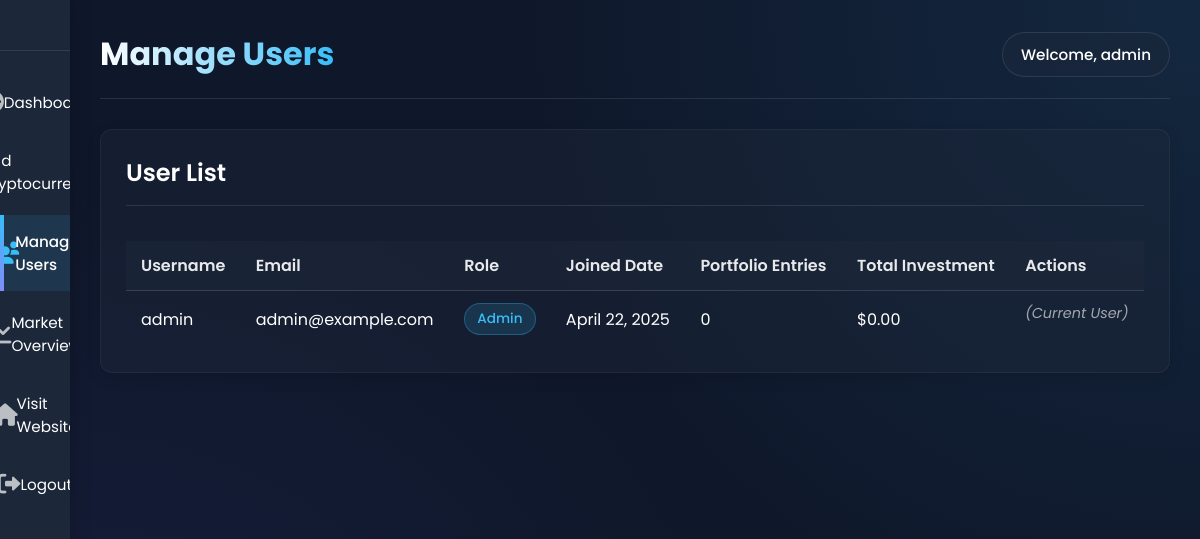
Screenshot of /admin_manage_users.php (signed in) with the database file from the repository.
### tables this page shows
CREATE TABLE users (
    id INT AUTO_INCREMENT PRIMARY KEY,
    username VARCHAR(50) NOT NULL,
    email VARCHAR(100) NOT NULL UNIQUE,
    password VARCHAR(255) NOT NULL,
    is_admin TINYINT(1) DEFAULT 0,
    created_at TIMESTAMP DEFAULT CURRENT_TIMESTAMP,
    last_login DATETIME NULL
);

### admin_manage_users.php (the view, shortened to what this page needs)
<?php
include("includes/config.php");
$users = $conn->query("
    SELECT u.id, u.username, u.email, u.is_admin,
           DATE_FORMAT(u.created_at, '%M %d, %Y') as joined_date,
           COUNT(p.id) as portfolio_count,
           SUM(p.quantity * p.buy_price) as total_investment
    FROM users u
    LEFT JOIN portfolio p ON u.id = p.user_id
    GROUP BY u.id
    ORDER BY u.created_at DESC
");
?>
<!DOCTYPE html>
<html lang="en">
<head>
    <link rel="stylesheet" href="admin_styles.css">
    <link rel="stylesheet" href="https://cdnjs.cloudflare.com/ajax/libs/font-awesome/6.0.0-beta3/css/all.min.css">
</head>
<body>
    <div class="admin-wrapper">
        <div class="sidebar">
            <div class="brand">
            </div>
            <ul class="sidebar-menu">
                <li><a href="admin_dashboard.php"><i class="fas fa-tachometer-alt"></i> Dashboard</a></li>
                <li><a href="admin_add_crypto.php"><i class="fas fa-plus-circle"></i> Add Cryptocurrencies</a></li>
                <li class="active"><a href="admin_manage_users.php"><i class="fas fa-users"></i> Manage Users</a></li>
                <li><a href="admin_market_overview.php"><i class="fas fa-chart-line"></i> Market Overview</a></li>
                <li><a href="index.php"><i class="fas fa-home"></i> Visit Website</a></li>
                <li><a href="logout.php"><i class="fas fa-sign-out-alt"></i> Logout</a></li>
            </ul>
        </div>
        <div class="main-content">
            <header>
                <h1>Manage Users</h1>
                <div class="user-info">
                    <span>Welcome, <?php echo htmlspecialchars($_SESSION['username']); ?></span>
                </div>
            </header>
            <div class="content-container">
                <div class="user-management">
                    <h2>User List</h2>
                    <div class="table-responsive">
                        <table>
                            <thead>
                                <tr>
                                    <th>Username</th>
                                    <th>Email</th>
                                    <th>Role</th>
                                    <th>Joined Date</th>
                                    <th>Portfolio Entries</th>
                                    <th>Total Investment</th>
                                    <th>Actions</th>
                                </tr>
                            </thead>
                            <tbody>
                                <?php if ($users && $users->num_rows > 0): ?>
                                    <?php while ($user = $users->fetch_assoc()): ?>
                                        <tr>
                                            <td><?php echo htmlspecialchars($user['username']); ?></td>
                                            <td><?php echo htmlspecialchars($user['email']); ?></td>
                                            <td>
                                                <span class="role-badge <?php echo $user['is_admin'] ? 'admin' : 'user'; ?>">
                                                    <?php echo $user['is_admin'] ? 'Admin' : 'User'; ?>
                                                </span>
                                            </td>
                                            <td><?php echo $user['joined_date']; ?></td>
                                            <td><?php echo $user['portfolio_count']; ?></td>
                                            <td>$<?php echo number_format($user['total_investment'] ?? 0, 2); ?></td>
                                            <td class="actions">
                                                <?php if ($user['id'] != $_SESSION['user_id']): ?>
                                                    <a href="admin_view_user.php?id=<?php echo $user['id']; ?>" class="action-link" title="View Details">
                                                        <i class="fas fa-eye"></i>
                                                    </a>
                                                    <a href="?action=toggle_admin&id=<?php echo $user['id']; ?>" class="action-link" title="<?php echo $user['is_admin'] ? 'Remove Admin' : 'Make Admin'; ?>">
                                                        <i class="fas <?php echo $user['is_admin'] ? 'fa-user-minus' : 'fa-user-plus'; ?>"></i>
                                                    </a>
                                                    <a href="?action=reset_password&id=<?php echo $user['id']; ?>" class="action-link" title="Reset Password" onclick="return confirm('Are you sure you want to reset this user\'s password?');">
                                                        <i class="fas fa-key"></i>
                                                    </a>
                                                    <a href="?action=delete&id=<?php echo $user['id']; ?>" class="action-link delete" title="Delete User" onclick="return confirm('Are you sure you want to delete this user? This will also delete all their portfolio data.');">
                                                        <i class="fas fa-trash"></i>
                                                    </a>
                                                <?php else: ?>
                                                    <span class="current-user">(Current User)</span>
                                                <?php endif; ?>
                                            </td>
                                        </tr>
                                    <?php endwhile; ?>
                                <?php else: ?>
                                    <tr>
                                        <td colspan="7">No users found.</td>
                                    </tr>
                                <?php endif; ?>
                            </tbody>
                        </table>
                    </div>
                </div>
            </div>
        </div>
    </div>
</body>
</html>

### admin_styles.css (style rules this page uses)
body { font-family: 'Poppins', 'Arial', sans-serif; margin: 0; padding: 0; background: #0f172a; color: white; }
.admin-wrapper { display: flex; min-height: 100vh; }
.sidebar { width: 280px; background: rgba(30, 41, 59, 0.95); padding: 25px 0; box-shadow: 2px 0 20px rgba(0, 0, 0, 0.2); position: fixed; height: 100%; left: 0; top: 0; z-index: 100; transition: all 0.3s; }
.brand { padding: 0 25px 25px; border-bottom: 1px solid rgba(255, 255, 255, 0.1); }
.sidebar-menu { list-style: none; padding: 0; margin: 25px 0; }
.sidebar-menu li { margin-bottom: 5px; position: relative; }
.sidebar-menu li a { display: flex; align-items: center; padding: 14px 25px; color: white; text-decoration: none; transition: all 0.3s; font-size: 0.95rem; position: relative; overflow: hidden; }
.sidebar-menu li a i { margin-right: 12px; font-size: 1.2rem; width: 24px; text-align: center; color: rgba(255, 255, 255, 0.7); transition: all 0.3s; }
.sidebar-menu li a::before { content: ''; position: absolute; top: 0; left: 0; width: 4px; height: 100%; background: linear-gradient(180deg, #38bdf8, #818cf8); transform: translateX(-4px); transition: all 0.3s; opacity: 0; }
.sidebar-menu li a:hover::before, .sidebar-menu li.active a::before { transform: translateX(0); opacity: 1; }
.sidebar-menu li.active a { background: rgba(56, 189, 248, 0.1); font-weight: 500; }
.sidebar-menu li.active i { color: #38bdf8; }
.main-content { flex: 1; padding: 30px; margin-left: 280px; transition: all 0.3s; min-height: 100vh; position: relative; }
.main-content::before { content: ''; position: absolute; top: 0; left: 0; width: 100%; height: 100%; background: radial-gradient(circle at top right, rgba(56, 189, 248, 0.1), rgba(15, 23, 42, 0) 50%), radial-gradient(circle at bottom left, rgba(99, 102, 241, 0.1), rgba(15, 23, 42, 0) 50%); pointer-events: none; z-index: -1; }
header { display: flex; justify-content: space-between; align-items: center; margin-bottom: 30px; padding-bottom: 20px; border-bottom: 1px solid rgba(255, 255, 255, 0.1); }
header h1 { margin: 0; font-size: 2rem; background: linear-gradient(90deg, #ffffff, #38bdf8); -webkit-background-clip: text; background-clip: text; color: transparent; font-weight: 700; }
.user-info { display: flex; align-items: center; background: rgba(30, 41, 59, 0.4); padding: 10px 18px; border-radius: 30px; border: 1px solid rgba(255, 255, 255, 0.1); }
.user-info span { font-size: 0.95rem; font-weight: 500; }
table { width: 100%; border-collapse: collapse; margin-top: 10px; }
table th, table td { padding: 12px 15px; text-align: left; border-bottom: 1px solid rgba(255, 255, 255, 0.07); }
table th { font-weight: 600; color: rgba(255, 255, 255, 0.9); background: rgba(30, 41, 59, 0.5); }
table tr:last-child td { border-bottom: none; }
.content-container { margin-top: 30px; display: grid; grid-template-columns: 1fr; gap: 25px; }
.user-management { background: rgba(30, 41, 59, 0.4); border-radius: 12px; padding: 25px; box-shadow: 0 5px 15px rgba(0, 0, 0, 0.1); border: 1px solid rgba(255, 255, 255, 0.05); }
.user-management h2 { margin-top: 0; margin-bottom: 25px; font-size: 1.5rem; color: white; font-weight: 600; border-bottom: 1px solid rgba(255, 255, 255, 0.1); padding-bottom: 15px; }
.table-responsive { overflow-x: auto; }
.role-badge { display: inline-block; padding: 5px 12px; border-radius: 20px; font-size: 0.85rem; font-weight: 500; text-align: center; }
.role-badge.admin { background: rgba(56, 189, 248, 0.15); color: #38bdf8; border: 1px solid rgba(56, 189, 248, 0.3); }
.actions { display: flex; gap: 10px; }
.current-user { opacity: 0.6; font-style: italic; font-size: 0.9rem; }
@media (max-width: 1200px) { .sidebar { width: 70px; overflow: hidden; } }
@media (max-width: 1200px) { .sidebar-menu li a { justify-content: center; padding: 15px 0; } }
@media (max-width: 1200px) { .sidebar-menu li a i { margin-right: 0; font-size: 1.4rem; } }
@media (max-width: 1200px) { .main-content { margin-left: 70px; } }

### rows the page displays
users: username "admin", email "admin@example.com", is_admin "Admin", joined_date "April 22, 2025", portfolio_count "0", total_investment "0.00", shows "(Current User)"

### other values shown
$_SESSION['username'] "admin"
